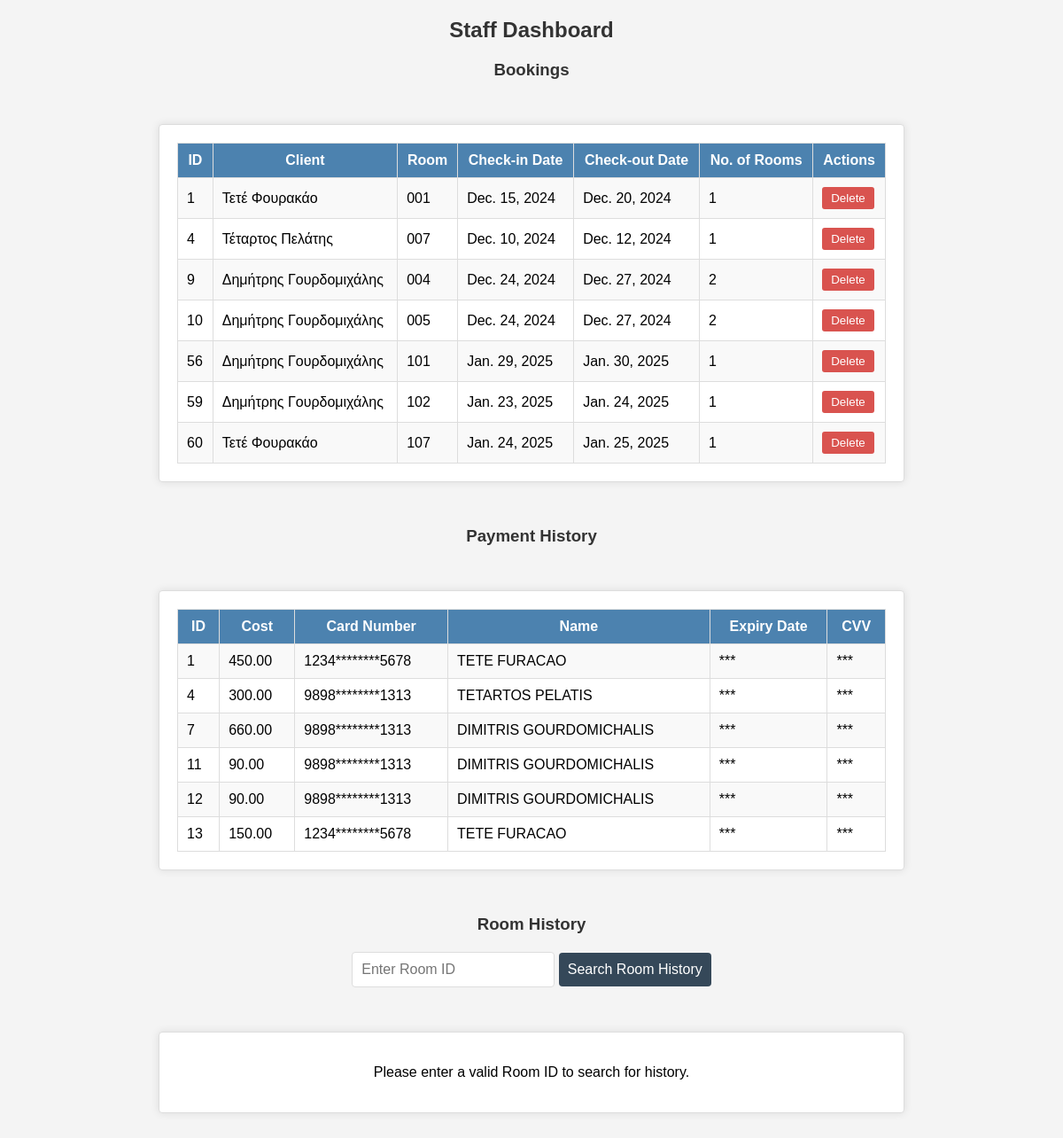
Page /staff/dashboard/ (signed in) on the earlier database version.
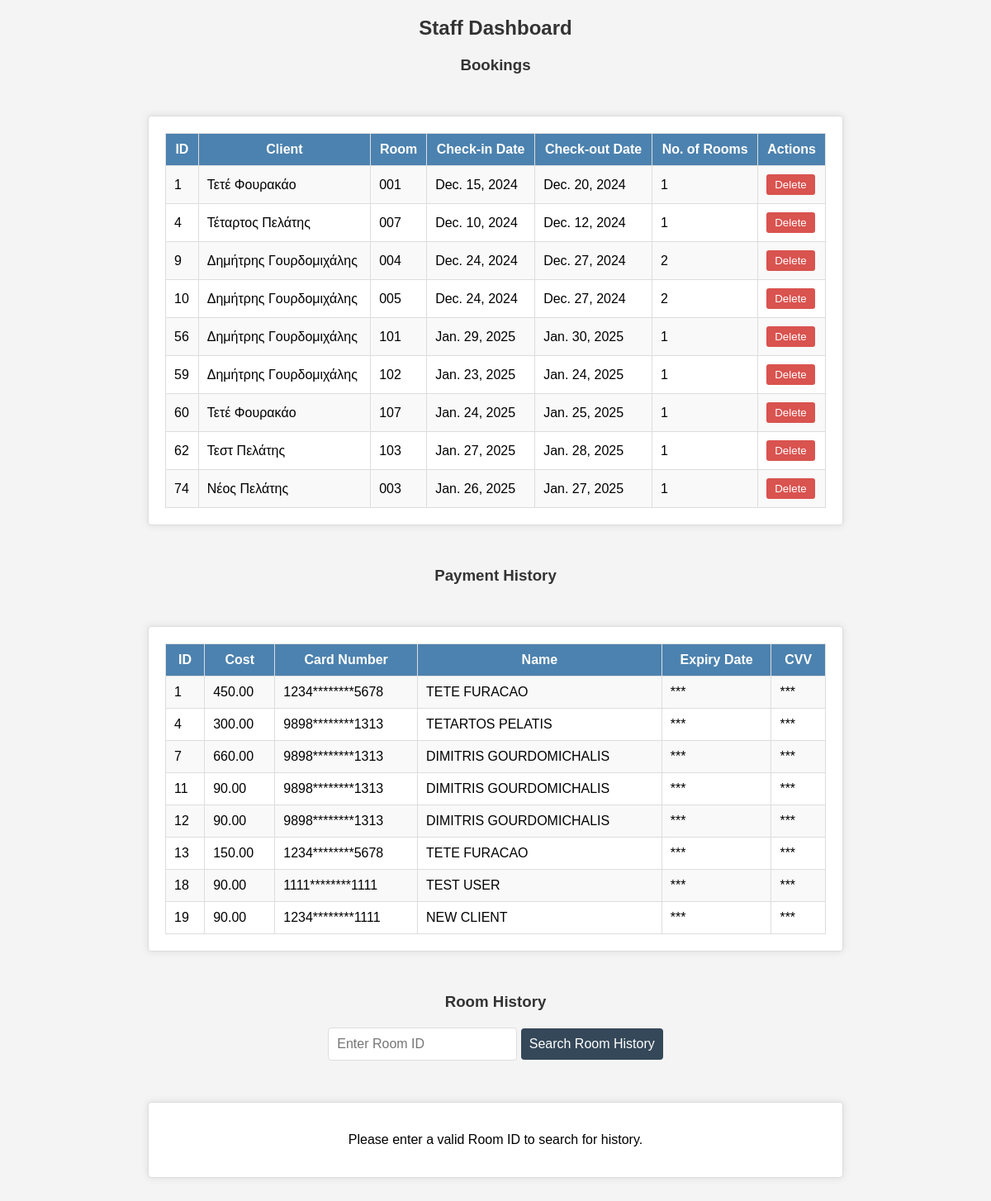
Same page on the later database version.
### api/models.py (models this page shows)
class Booking(models.Model):
    b_id = models.AutoField(primary_key=True)
    client = models.ForeignKey(Client, on_delete=models.CASCADE)  # foreign key
    room = models.ForeignKey(Room, on_delete=models.CASCADE)  # foreign key
    arrival = models.DateField()
    departure = models.DateField()
    rooms_needed = models.IntegerField()  # για κρατήσεις πολλών δωματίων από έναν client(την ίδια χρονική στιγμή)
    class Meta:
        db_table = 'Booking'
        constraints = [
            models.CheckConstraint(check=models.Q(arrival__lt=models.F('departure')),
                                   name='chk_arrival_before_departure'),
            models.CheckConstraint(check=models.Q(rooms_needed__in=[1, 2, 3]), name='chk_rooms_needed'),
        ]

class Client(models.Model):
    id = models.AutoField(primary_key=True)
    username = models.CharField(max_length=20, unique=True, default='defaultus')
    email = models.CharField(max_length=50, unique=True, validators=[email_validator])
    password = models.CharField(max_length=12, validators=[password_validator])
    firstname = models.CharField(max_length=15, validators=[greek_name_validator])
    lastname = models.CharField(max_length=15, validators=[greek_name_validator])
    tel = models.CharField(max_length=10, validators=[tel_validator])
    class Meta:
        db_table = 'Client'
        constraints = [
            models.CheckConstraint(check=models.Q(username__regex=r'^[a-zA-Z0-9)]{3,20}$'), name='chk_username'),
            models.CheckConstraint(
                check=models.Q(password__regex=r'^[a-zA-Z0-9!@#$%^&*()_+\-=\[\]{};\':",.<>\/?]{8,12}$'),
                name='chk_password'),
            models.CheckConstraint(check=models.Q(firstname__regex=r'^[Α-ΩΆΈΉΊΌΎΏα-ωάέήίόύώ]*$'), name='chk_firstname'),
            models.CheckConstraint(check=models.Q(lastname__regex=r'^[Α-ΩΆΈΉΊΌΎΏα-ωάέήίόύώ]*$'), name='chk_lastname'),
            models.CheckConstraint(check=models.Q(tel__regex=r'^[0-9]+$'), name='chk_tel')
        ]

class Room(models.Model):
    r_id = models.CharField(max_length=3, primary_key=True)
    capacity = models.IntegerField(choices=[(2, '2'), (3, '3'), (4, '4')])
    availability = models.CharField(max_length=3, validators=[availability_validator])
    r_cost = models.IntegerField()
    class Meta:
        db_table = 'Room'
        constraints = [
            models.CheckConstraint(check=models.Q(capacity__in=[2, 3, 4]), name='chk_capacity'),
            models.CheckConstraint(check=models.Q(availability__in=['yes', 'no']), name='chk_availability')
        ]

class Payment(models.Model):
    p_id = models.AutoField(primary_key=True)
    bookings = models.ManyToManyField(Booking)  # ManyToManyField:Δημιουργία ενδιάμεσου πίνακα Payment_bookings
    cost = models.DecimalField(max_digits=6, decimal_places=2)
    number = models.CharField(max_length=16, validators=[
        RegexValidator(regex=r'^[0-9]+$', message='Only numeric characters are allowed')])
    name = models.CharField(max_length=30, validators=[
        RegexValidator(regex=r'^[A-Z ]+$', message='Only uppercase English letters and spaces are allowed')])
    month_year = models.CharField(max_length=7, validators=[
        RegexValidator(regex=r'^[0-9]+$', message='Only numeric characters are allowed')])
    CVV = models.CharField(max_length=3, validators=[
        RegexValidator(regex=r'^[0-9]+$', message='Only numeric characters are allowed')])
    class Meta:
        db_table = 'Payment'
        constraints = [
            models.CheckConstraint(check=models.Q(number__regex=r'^[0-9]+$'), name='chk_number'),
            models.CheckConstraint(check=models.Q(name__regex=r'^[A-Z ]+$'), name='chk_name'),
            models.CheckConstraint(check=models.Q(month_year__regex=r'^[0-9]+$'), name='chk_month_year'),
            models.CheckConstraint(check=models.Q(CVV__regex=r'^[0-9]+$'), name='chk_CVV')
        ]

### api/views_staff.py (the view)
def staff_dashboard(request):
    if 'staff_id' not in request.session:
        return redirect('staff_login')  # αρχείο staff_login.html
    staff_id = request.session['staff_id']  # !!!
    try:
        staff = Staff.objects.get(pk=staff_id, job_descr='Reception')  # !!!
    except Staff.DoesNotExist:
        messages.error(request, 'Invalid permissions.')
        return redirect('staff_login')
    bookings = Booking.objects.all()  # !!!
    payments = Payment.objects.all()  # !!!
    for payment in payments:
        payment.masked_number = mask_card_number(payment.number)
        payment.masked_month_year = mask_expiry_and_cvv()
        payment.masked_cvv = mask_expiry_and_cvv()
    context = {
        'bookings': bookings,
        'payments': payments,
    }
    if 'r_id' in request.GET:
        r_id = request.GET.get('r_id')
        room = get_object_or_404(Room, r_id=r_id)
        room_bookings = Booking.objects.filter(room=room).order_by('-arrival')  # !!!
        context['room_history'] = room_bookings
        context['room_id'] = r_id
    return render(request, 'staff/staff_dashboard.html', context)

### api/views_staff.py (called while the page is built)
def mask_card_number(number):
    return number[:4] + '*' * (len(number) - 8) + number[-4:]

def mask_expiry_and_cvv():
    return '***'

### api/templates/staff/staff_dashboard.html (shortened to what this page needs)
<!DOCTYPE html>
<html lang="en">
<head>
    {% load static %}
</head>
<body>
<h2>Staff Dashboard</h2>
<h3>Bookings</h3>
<div class="table-container">
    <table>
        <tr>
            <th>ID</th>
            <th>Client</th>
            <th>Room</th>
            <th>Check-in Date</th>
            <th>Check-out Date</th>
            <th>No. of Rooms</th>
            <th>Actions</th>
        </tr>
        {% for booking in bookings %}
        <tr>
            <td>{{ booking.b_id }}</td>
            <td>{{ booking.client.firstname }} {{ booking.client.lastname }}</td>
            <td>{{ booking.room.r_id }}</td>
            <td>{{ booking.arrival }}</td>
            <td>{{ booking.departure }}</td>
            <td>{{ booking.rooms_needed }}</td>
            <td class="actions">
                {% if booking.b_id %}
                <form method="POST" action="{% url 'delete_booking' booking.b_id %}">
                    <button type="submit">Delete</button>
                </form>
                {% else %}
                <span>No ID available</span>
                {% endif %}
            </td>
        </tr>
        {% empty %}
        <tr>
            <td colspan="7" style="text-align: center;">No bookings available.</td>
        </tr>
        {% endfor %}
    </table>
</div>
<h3>Payment History</h3>
<div class="table-container">
    <table>
        <tr>
            <th>ID</th>
            <th>Cost</th>
            <th>Card Number</th>
            <th>Name</th>
            <th>Expiry Date</th>
            <th>CVV</th>
        </tr>
        {% for payment in payments %}
        <tr>
            <td>{{ payment.p_id }}</td>
            <td>{{ payment.cost }}</td>
            <td>{{ payment.masked_number }}</td>
            <td>{{ payment.name }}</td>
            <td>{{ payment.masked_month_year }}</td>
            <td>{{ payment.masked_cvv }}</td>
        </tr>
        {% empty %}
        <tr>
            <td colspan="6" style="text-align: center;">No payments available.</td>
        </tr>
        {% endfor %}
    </table>
</div>
<h3>Room History</h3>
<div class="search-container">
    <form method="get" action="{% url 'staff_dashboard' %}">
        <input type="text" name="r_id" placeholder="Enter Room ID" required>
        <button type="submit">Search Room History</button>
    </form>
</div>
{% if room_id %}
<h3>Room History for Room ID: {{ room_id }}</h3>
<div class="table-container">
    <table>
        <tr>
            <th>Booking ID</th>
            <th>Client</th>
            <th>Check-in Date</th>
            <th>Check-out Date</th>
        </tr>
        {% if room_history %}
        {% for booking in room_history %}
        <tr>
            <td>{{ booking.b_id }}</td>
            <td>{{ booking.client.firstname }} {{ booking.client.lastname }}</td>
            <td>{{ booking.arrival }}</td>
            <td>{{ booking.departure }}</td>
        </tr>
        {% empty %}
        <tr>
            <td colspan="4" style="text-align: center;">No bookings available for this room.</td>
        </tr>
        {% endfor %}
        {% else %}
        <tr>
            <td colspan="4" style="text-align: center;">No room history available for Room ID: {{ room_id }}.</td>
        </tr>
        {% endif %}
    </table>
</div>
{% else %}
<div class="table-container">
    <p style="text-align: center;">Please enter a valid Room ID to search for history.</p>
</div>
{% endif %}
</body>
</html>

Differences in the rows shown:
added Booking: b_id "62", client.firstname "Τεστ", client.lastname "Πελάτης", room.r_id "103", arrival "Jan. 27, 2025", departure "Jan. 28, 2025", rooms_needed "1", shows "Delete"
added Booking: b_id "74", client.firstname "Νέος", client.lastname "Πελάτης", room.r_id "003", arrival "Jan. 26, 2025", departure "Jan. 27, 2025", rooms_needed "1", shows "Delete"
added Payment: p_id "18", cost "90.00", masked_number "1111********1111", name "TEST USER", masked_month_year "***", masked_cvv "***"
added Payment: p_id "19", cost "90.00", masked_number "1234********1111", name "NEW CLIENT", masked_month_year "***", masked_cvv "***"
